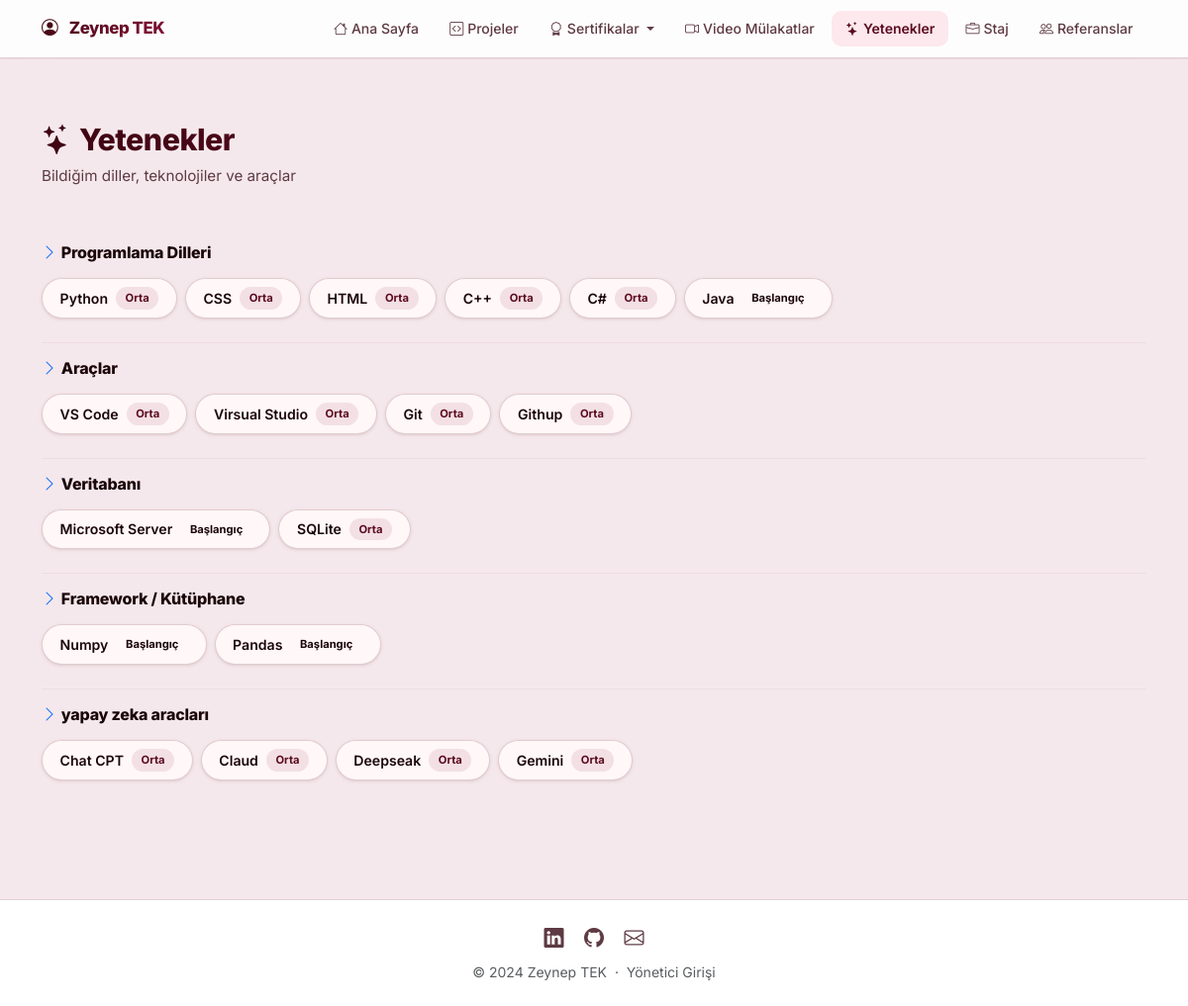
The page /yetenekler on the database its author committed.
### app.py (models this page shows)
class KisiselBilgi(db.Model):
    id = db.Column(db.Integer, primary_key=True)
    ad_soyad = db.Column(db.String(100), default='')
    unvan = db.Column(db.String(200), default='')
    email = db.Column(db.String(100), default='')
    telefon = db.Column(db.String(20), default='')
    sehir = db.Column(db.String(100), default='')
    linkedin = db.Column(db.String(300), default='')
    github = db.Column(db.String(300), default='')
    leetcode = db.Column(db.String(300), default='')
    website = db.Column(db.String(300), default='')
    ozet = db.Column(db.Text, default='')
    profil_foto = db.Column(db.String(300), default='')
    cv_dosya = db.Column(db.String(300), default='')

class Yetenek(db.Model):
    id = db.Column(db.Integer, primary_key=True)
    kategori = db.Column(db.String(100), default='Programlama Dilleri')
    isim = db.Column(db.String(100), nullable=False)
    seviye = db.Column(db.String(50), default='')
    sira = db.Column(db.Integer, default=0)

### app.py (the view)
@app.route('/yetenekler')
def yetenekler():
    tum_yetenekler = Yetenek.query.order_by(Yetenek.sira, Yetenek.id).all()
    kategoriler = {}
    for y in tum_yetenekler:
        k = y.kategori or 'Diğer'
        if k not in kategoriler:
            kategoriler[k] = []
        kategoriler[k].append(y)
    return render_template('yetenekler.html', kategoriler=kategoriler)

### app.py (called while the page is built)
@app.context_processor
def inject_bilgi():
    bilgi = KisiselBilgi.query.first()
    return dict(bilgi=bilgi)

### templates/yetenekler.html (shortened to what this page needs)
{% extends "base.html" %}
{% block content %}
<div class="section-header">
  <div class="container">
    <h1 class="section-title">
      <i class="bi bi-stars me-2 text-primary"></i>Yetenekler
    </h1>
    <p class="section-subtitle">Bildiğim diller, teknolojiler ve araçlar</p>
  </div>
</div>
<div class="container pb-5">
  {% if kategoriler %}
  {% for kategori, yetenekler in kategoriler.items() %}
  <div class="skill-group mb-4">
    <h5 class="skill-group-title">
      <i class="bi bi-chevron-right me-1 text-primary"></i>{{ kategori }}
    </h5>
    <div class="d-flex flex-wrap gap-2 mt-3">
      {% for y in yetenekler %}
      <div class="skill-chip">
        <span class="skill-name">{{ y.isim }}</span>
        {% if y.seviye %}
        <span class="skill-level-dot skill-{{ y.seviye | lower | replace('ı','i') | replace('ö','o') | replace('ü','u') }}">{{ y.seviye }}</span>
        {% endif %}
      </div>
      {% endfor %}
    </div>
  </div>
  {% if not loop.last %}<hr class="my-3" style="border-color:var(--border);">{% endif %}
  {% endfor %}
  {% else %}
  <div class="text-center py-5">
    <i class="bi bi-stars text-muted" style="font-size:3.5rem;opacity:.4;"></i>
    <p class="text-muted mt-3 mb-0">Henüz yetenek eklenmemiş.</p>
  </div>
  {% endif %}
</div>
{% endblock %}

### templates/base.html (shortened to what this page needs)
<!DOCTYPE html>
<html lang="tr">
<head>
  <link href="https://cdn.jsdelivr.net/npm/bootstrap@5.3.2/dist/css/bootstrap.min.css" rel="stylesheet">
  <link href="https://cdn.jsdelivr.net/npm/bootstrap-icons@1.11.3/font/bootstrap-icons.css" rel="stylesheet">
  <link href="{{ url_for('static', filename='css/style.css') }}" rel="stylesheet">
</head>
<body>
<nav class="navbar navbar-expand-lg navbar-light" id="mainNav">
  <div class="container">
    <a class="navbar-brand" href="{{ url_for('index') }}">
      <i class="bi bi-person-circle me-2"></i>
      {% if bilgi and bilgi.ad_soyad %}{{ bilgi.ad_soyad }}{% else %}Portfolio{% endif %}
    </a>
    <div class="collapse navbar-collapse" id="navMenu">
      <ul class="navbar-nav ms-auto align-items-lg-center gap-1">
        <li class="nav-item">
          <a class="nav-link {% if request.endpoint == 'index' %}active{% endif %}" href="{{ url_for('index') }}">
            <i class="bi bi-house me-1"></i>Ana Sayfa
          </a>
        </li>
        <li class="nav-item">
          <a class="nav-link {% if request.endpoint == 'projeler' %}active{% endif %}" href="{{ url_for('projeler') }}">
            <i class="bi bi-code-square me-1"></i>Projeler
          </a>
        </li>
        <li class="nav-item dropdown">
          <a class="nav-link dropdown-toggle {% if request.endpoint in ['sertifikalar','sertifikalar_listesi','bootcamplar','etkinlikler','yarismalar'] %}active{% endif %}"
             href="#" data-bs-toggle="dropdown">
            <i class="bi bi-award me-1"></i>Sertifikalar
          </a>
        </li>
        <li class="nav-item">
          <a class="nav-link {% if request.endpoint == 'video_mulakat' %}active{% endif %}" href="{{ url_for('video_mulakat') }}">
            <i class="bi bi-camera-video me-1"></i>Video Mülakatlar
          </a>
        </li>
        <li class="nav-item">
          <a class="nav-link {% if request.endpoint == 'yetenekler' %}active{% endif %}" href="{{ url_for('yetenekler') }}">
            <i class="bi bi-stars me-1"></i>Yetenekler
          </a>
        </li>
        <li class="nav-item">
          <a class="nav-link {% if request.endpoint == 'staj' %}active{% endif %}" href="{{ url_for('staj') }}">
            <i class="bi bi-briefcase me-1"></i>Staj
          </a>
        </li>
        <li class="nav-item">
          <a class="nav-link {% if request.endpoint == 'referanslar' %}active{% endif %}" href="{{ url_for('referanslar') }}">
            <i class="bi bi-people me-1"></i>Referanslar
          </a>
        </li>
      </ul>
    </div>
  </div>
</nav>
<main>{% block content %}{% endblock %}</main>
<footer class="footer py-4 mt-5">
  <div class="container text-center">
    <div class="mb-2">
      {% if bilgi and bilgi.linkedin %}
      <a href="{{ bilgi.linkedin }}" target="_blank" class="footer-link me-3">
        <i class="bi bi-linkedin fs-5"></i>
      </a>
      {% endif %}
      {% if bilgi and bilgi.github %}
      <a href="{{ bilgi.github }}" target="_blank" class="footer-link me-3">
        <i class="bi bi-github fs-5"></i>
      </a>
      {% endif %}
      {% if bilgi and bilgi.email %}
      <a href="mailto:{{ bilgi.email }}" class="footer-link">
        <i class="bi bi-envelope fs-5"></i>
      </a>
      {% endif %}
    </div>
    <p class="text-muted small mb-0">
      &copy; 2024 {% if bilgi and bilgi.ad_soyad %}{{ bilgi.ad_soyad }}{% else %}Portfolio{% endif %}
      &nbsp;&middot;&nbsp;
      <a href="{{ url_for('admin_giris') }}" class="text-muted text-decoration-none">Yönetici Girişi</a>
    </p>
  </div>
</footer>
</body>
</html>

### static/css/style.css (style rules this page uses)
:root { --primary: #5c0a1f; --primary-dark: #3d0512; --primary-light: #fce8ed; --accent: #881337; --accent2: #be123c; --gradient: linear-gradient(135deg, #3d0512 0%, #881337 100%); --gradient2: linear-gradient(135deg, #881337 0%, #3d0512 100%); --gradient-warm: linear-gradient(135deg, #5c0a1f 0%, #9b1b30 100%); --text: #1a0508; --text-muted: #5e3a43; --bg: #f5e8ec; --card-bg: #fff7f8; --border: rgba(92,10,31,.18); --border-solid: #e8c9d0; --radius: 20px; --radius-sm: 12px; --shadow: 0 1px 4px rgba(92,10,31,.09), 0 1px 2px rgba(0,0,0,.05); --shadow-md: 0 6px 24px rgba(92,10,31,.18); --shadow-lg: 0 14px 44px rgba(92,10,31,.2); --shadow-xl: 0 24px 64px rgba(92,10,31,.24); --shadow-color: 0 8px 28px rgba(92,10,31,.45); }
* { box-sizing: border-box; }
body { font-family: 'Inter', sans-serif; background: var(--bg); color: var(--text); min-height: 100vh; display: flex; flex-direction: column; }
#mainNav { background: rgba(255,255,255,.9); backdrop-filter: blur(24px); -webkit-backdrop-filter: blur(24px); border-bottom: 1px solid var(--border); box-shadow: 0 1px 0 rgba(136,19,55,.07); padding: .7rem 0; position: sticky; top: 0; z-index: 1000; }
#mainNav .navbar-brand { font-size: 1.05rem; font-weight: 800; background: var(--gradient); -webkit-background-clip: text; -webkit-text-fill-color: transparent; background-clip: text; letter-spacing: -.4px; }
#mainNav .nav-link { color: var(--text-muted); font-weight: 500; font-size: .875rem; border-radius: 10px; padding: .45rem .85rem; transition: all .2s; }
#mainNav .nav-link.active { color: var(--primary); background: var(--primary-light); font-weight: 600; }
.section-header { padding: 4rem 0 2.5rem; }
.section-title { font-size: 1.9rem; font-weight: 800; letter-spacing: -.5px; background: var(--gradient); -webkit-background-clip: text; -webkit-text-fill-color: transparent; background-clip: text; }
.section-subtitle { color: var(--text-muted); font-size: .95rem; margin-top: .35rem; }
.footer { background: white; border-top: 1px solid var(--border); margin-top: auto; }
.footer-link { color: var(--text-muted); text-decoration: none; transition: all .2s; display: inline-block; }
main { animation: fadeUp .42s cubic-bezier(.4,0,.2,1) both; }
.skill-group-title { font-size: 1rem; font-weight: 800; color: var(--text); letter-spacing: -.2px; }
.skill-chip { display: inline-flex; align-items: center; gap: .5rem; background: var(--card-bg); border: 1.5px solid var(--border); border-radius: 999px; padding: .5rem 1.1rem; box-shadow: var(--shadow); transition: all .24s cubic-bezier(.34,1.56,.64,1); }
.skill-name { font-size: .88rem; font-weight: 600; color: var(--text); }
.skill-level-dot { font-size: .7rem; font-weight: 700; border-radius: 999px; padding: .18rem .6rem; }
.skill-orta { background: rgba(136,19,55,.1); color: var(--primary); }

### rows shown on the page
KisiselBilgi: ad_soyad "Zeynep TEK"
Yetenek: kategori "Programlama Dilleri", isim "Python", seviye "Orta"
Yetenek: isim "CSS", seviye "Orta"
Yetenek: isim "HTML", seviye "Orta"
Yetenek: isim "C++", seviye "Orta"
Yetenek: isim "C#", seviye "Orta"
Yetenek: isim "Java", seviye "Başlangıç"
Yetenek: kategori "Araçlar", isim "VS Code", seviye "Orta"
Yetenek: isim "Virsual Studio", seviye "Orta"
Yetenek: isim "Git", seviye "Orta"
Yetenek: isim "Githup", seviye "Orta"
Yetenek: kategori "Veritabanı", isim "Microsoft Server", seviye "Başlangıç"
Yetenek: isim "SQLite", seviye "Orta"
Yetenek: kategori "Framework / Kütüphane", isim "Numpy", seviye "Başlangıç"
Yetenek: isim "Pandas", seviye "Başlangıç"
Yetenek: kategori "yapay zeka aracları", isim "Chat CPT", seviye "Orta"
Yetenek: isim "Claud", seviye "Orta"
Yetenek: isim "Deepseak", seviye "Orta"
Yetenek: isim "Gemini", seviye "Orta"
